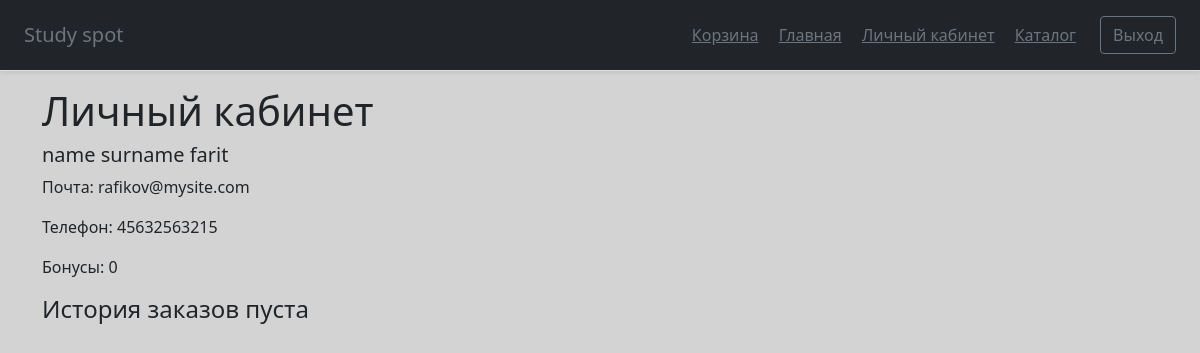
The app's page /personal_info (signed in), older data.
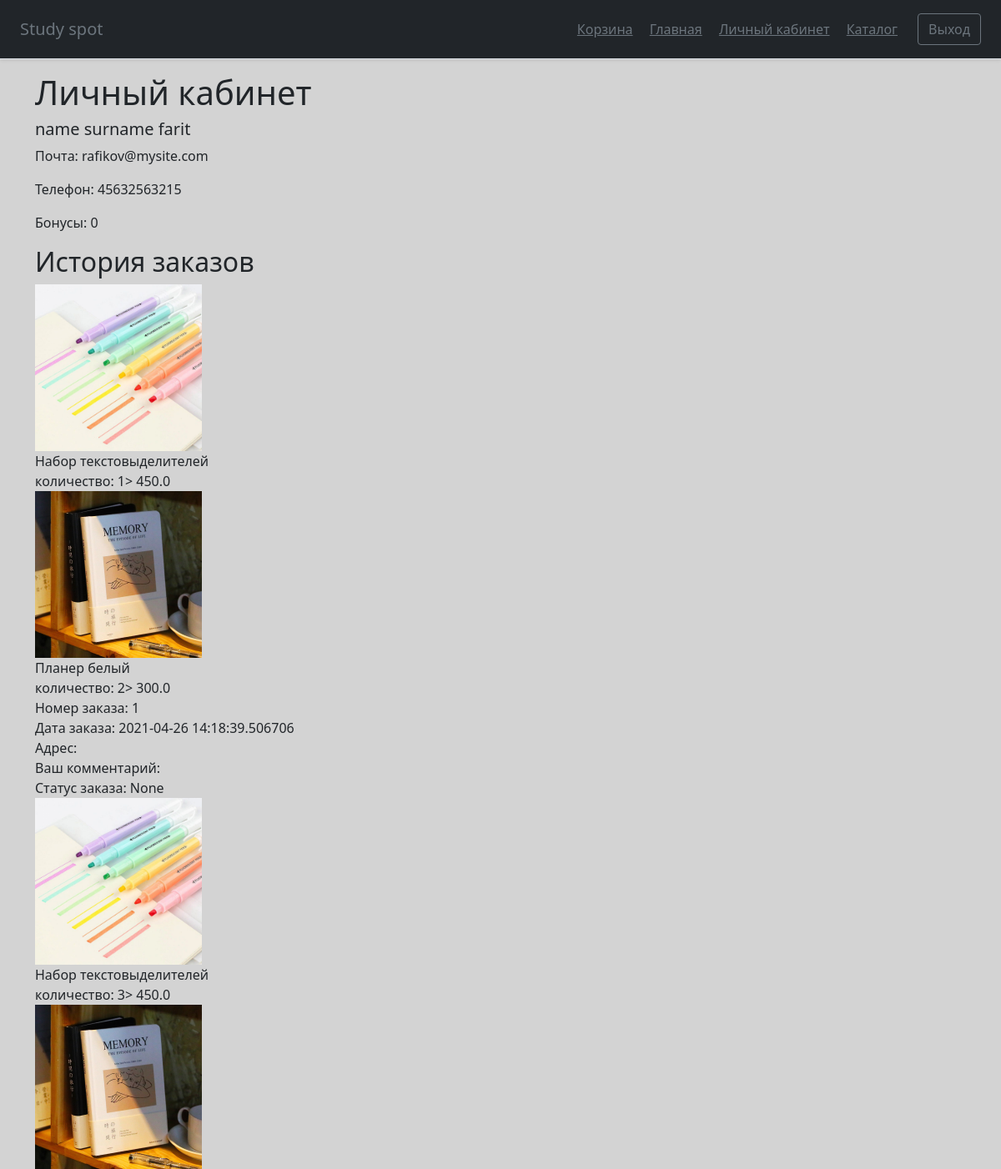
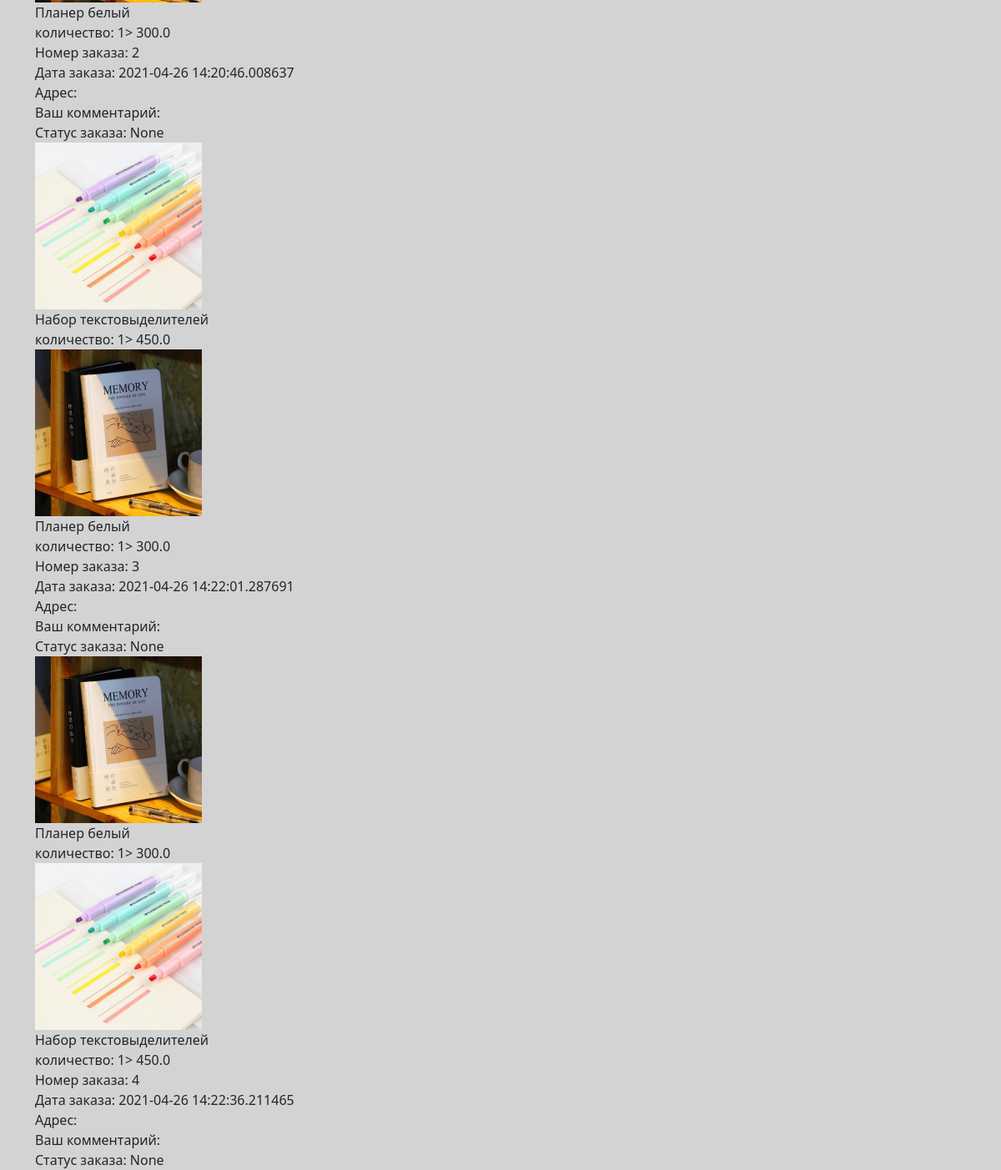
The same page, newer data (2 pictures, top to bottom).
### main.py (models this page shows)
class Users(db.Model):  # таблица пользователей
    id = db.Column(db.Integer, primary_key=True, autoincrement=True)
    email = db.Column(db.String(30), index=True, unique=True, nullable=True)
    password = db.Column(db.String(150), nullable=True)
    name = db.Column(db.String(30), nullable=True)
    surname = db.Column(db.String(30), nullable=True)
    patronic = db.Column(db.String(30), nullable=True)
    phone = db.Column(db.String(15), nullable=True)
    bonuses = db.Column(db.Float, nullable=True)
    address = db.Column(db.String(200), nullable=True)

class Orders(db.Model):  # таблица заказов
    id = db.Column(db.Integer, primary_key=True, autoincrement=True)
    id_of_user = db.Column(db.Integer,  db.ForeignKey("users.id"))
    address = db.Column(db.String(200), nullable=True)
    email = db.Column(db.String(30), index=True, nullable=True)
    track_num = db.Column(db.String(30), nullable=True)
    comment_of_user = db.Column(db.String(200), nullable=True)
    comment_of_sender = db.Column(db.String(200), nullable=True)
    status = db.Column(db.String(30), nullable=True)
    created_date = db.Column(db.DateTime,
                default=datetime.datetime.now)
    item = db.Column(db.String(300), index=True, nullable=True)

class Items(db.Model):  # таблица со всеми товарами
    id = db.Column(db.Integer, primary_key=True, autoincrement=True)
    name = db.Column(db.String(100), nullable=True)
    description = db.Column(db.Text, nullable=True)
    photo_url = db.Column(db.Text, nullable=True)
    count = db.Column(db.Integer, nullable=True)
    price = db.Column(db.Float, nullable=True)

### main.py (the view)
    @app.route('/personal_info')  # личный кабинет, если пользователь не зарегистрирован - вернет на главную страницу
    def personal_info():
        info_user = Users.query.filter(Users.id == int(session['id'])).all()[0]
        info_orders = Orders.query.filter(Orders.id_of_user == int(session['id'])).all()
        print(len(info_orders))
        return render_template('personal_info.html', title='Личный кабинет', css_file='personal_info.css',
            class_main='container', user=info_user, orders=info_orders,
            Users=Users, Items=Items)

### templates/personal_info.html
{% extends "base.html" %}
{% block content %}
<div class="user info">
<h1>Личный кабинет</h1>
<h5>{{ user.name }} {{ user.surname }} {{ user.patronic }}</h5>
<p>Почта: {{ user.email }}</p>
<p>Телефон: {{ user.phone }}</p>
<p>Бонусы: {{ user.bonuses if user.bonuses else 0 }}</p>
</div>
<div>
{% if orders %}
    <h2>История заказов</h2>
    {% for order in orders%}
        <div class="orders info">
            {% for item in order.item.split(';') %}
                <img src="/{{ Items.query.filter(Items.id == item.split(',')[0]).all()[0].photo_url }}" width="200px" height="200px"><br>
                <a>{{ Items.query.filter(Items.id == item.split(',')[0]).all()[0].name }}</a><br>
                <a>количество: {{ item.split(',')[1] }}</a>>
                <a>{{ Items.query.filter(Items.id == item.split(',')[0]).all()[0].price }}</a><br>
            {% endfor %}
        <a>Номер заказа: {{order.id}}</a><br>
        <a>Дата заказа: {{order.created_date}}</a><br>
        <a>Адрес: {{order.address}}</a><br>
        <a>Ваш комментарий: {{order.comment_of_user}}</a><br>
        <a>Статус заказа: {{order.status}}</a><br>
        </div>
    {% endfor %}
{% else %}
    <h4>История заказов пуста</h4>
{% endif %}
</div>
{% endblock %}

### templates/base.html (shortened to what this page needs)
<!doctype html>
<html lang="ru">
  <head>
      <link href="https://cdn.jsdelivr.net/npm/bootstrap@5.0.0-beta2/dist/css/bootstrap.min.css"
          rel="stylesheet"
>
        <link href="/static/css/{{ css_file }}" rel="stylesheet">
  </head>
  <body>
<header class="d-flex flex-column flex-md-row align-items-center p-3 px-md-4 mb-3 bg-dark border-bottom shadow-sm">
  <p class="h5 my-0 me-md-auto fw-normal text-muted">Study spot</p>
  <nav class="my-2 my-md-0 me-md-3">
    {% if session['id'] %}
    <a class="p-2 text-muted" href="/cart">Корзина</a>
    {% else %}
    <a class="p-2 text-muted" href="/authorization">Корзина</a>
    {% endif %}
    <a class="p-2 text-muted" href="/main_page">Главная</a>
    {% if session['id'] %}
    <a class="p-2 text-muted" href="/personal_info">Личный кабинет</a>
    {% else %}
    <a class="p-2 text-muted" href="/authorization">Личный кабинет</a>
    {% endif %}
    <a class="p-2 text-muted" href="/catalog">Каталог</a>
  </nav>
  {% if session['id'] %}
    <a class="btn btn-outline-secondary" href="./clear">Выход</a>
  {% else %}
    <a class="btn btn-outline-secondary" href="./authorization">Вход</a>
  {% endif %}
</header>
<main role="main" class="{{ class_main }}">
    {% block content %}{% endblock %}
</main>
</body>
</html>

### static/css/personal_info.css (style rules this page uses)
body { background-color: lightgrey; }

Row changes from the older to the newer data that the page shows:
added Orders: query.filter (picture), item "1" "2", id "1", created_date "2021-04-26 14:18:39.506706", status "None"
now on this page (row unchanged): Items: query.filter "Набор текстовыделителей" "Набор текстовыделителей" "Набор текстовыделителей" "Набор текстовыделителей", query.filter "450.0" "450.0" "450.0" "450.0"
now on this page (row unchanged): Items: query.filter "Планер белый" "Планер белый" "Планер белый" "Планер белый", query.filter "300.0" "300.0" "300.0" "300.0"
added Orders: query.filter (picture), item "3" "1", id "2", created_date "2021-04-26 14:20:46.008637", status "None"
added Orders: query.filter (picture), item "1" "1", id "3", created_date "2021-04-26 14:22:01.287691", status "None"
added Orders: query.filter (picture), item "1" "1", id "4", created_date "2021-04-26 14:22:36.211465", status "None"
Text that changed along with them:
text no longer shown: "История заказов пуста"
text now shown: "История заказов"
